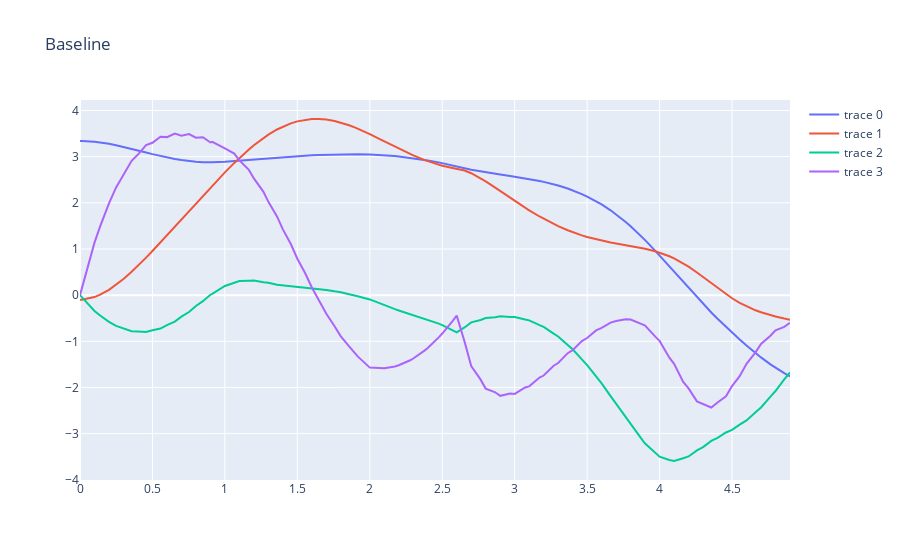

Write notebook code for a chart like this one.
### Code cell
ctrl = controllers.get_limited_lookahead_controller(get_value_function(online_horizon)[0],
                                                    vf_approx,
                                                    dt_sim*N)
x_traj_sim, t_traj_sim = controllers.sim_ctrl(x0, vf.u_dim[0], sys.dx,
                                              ctrl, dt_sim, N, integration_mode=integration_mode)
controllers.plot_sim(t_traj_sim, x_traj_sim, "Baseline").show()
